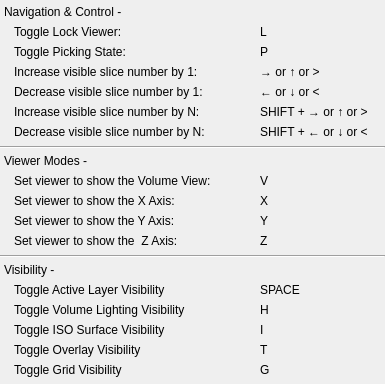
           <widget class="QWidget" name="scrollAreaWidgetContents_4">
            <property name="geometry">
             <rect>
              <x>0</x>
              <y>-111</y>
              <width>385</width>
              <height>384</height>
             </rect>
            </property>
            <layout class="QVBoxLayout" name="verticalLayout_13">
             <property name="spacing">
              <number>0</number>
             </property>
             <property name="margin">
              <number>0</number>
             </property>
             <item>
              <widget class="QWidget" name="widget_47" native="true">
               <property name="sizePolicy">
                <sizepolicy hsizetype="Preferred" vsizetype="Fixed">
                 <horstretch>0</horstretch>
                 <verstretch>0</verstretch>
                </sizepolicy>
               </property>
               <layout class="QVBoxLayout" name="verticalLayout_12">
                <property name="spacing">
                 <number>0</number>
                </property>
                <property name="leftMargin">
                 <number>4</number>
                </property>
                <property name="topMargin">
                 <number>2</number>
                </property>
                <property name="rightMargin">
                 <number>4</number>
                </property>
                <property name="bottomMargin">
                 <number>4</number>
                </property>
                <item>
                 <widget class="QWidget" name="widget_48" native="true">
                  <layout class="QHBoxLayout" name="horizontalLayout_44">
                   <property name="spacing">
                    <number>0</number>
                   </property>
                   <property name="margin">
                    <number>0</number>
                   </property>
                   <item>
                    <widget class="QLabel" name="label_71">
                     <property name="minimumSize">
                      <size>
                       <width>0</width>
                       <height>20</height>
                      </size>
                     </property>
                     <property name="text">
                      <string>Navigation &amp; Control -</string>
                     </property>
                    </widget>
                   </item>
                  </layout>
                 </widget>
                </item>
                <item>
                 <widget class="QWidget" name="widget_49" native="true">
                  <property name="minimumSize">
                   <size>
                    <width>0</width>
                    <height>20</height>
                   </size>
                  </property>
                  <layout class="QHBoxLayout" name="horizontalLayout_45" stretch="2,1">
                   <property name="spacing">
                    <number>4</number>
                   </property>
                   <property name="leftMargin">
                    <number>10</number>
                   </property>
                   <property name="topMargin">
                    <number>0</number>
                   </property>
                   <property name="rightMargin">
                    <number>0</number>
                   </property>
                   <property name="bottomMargin">
                    <number>0</number>
                   </property>
                   <item>
                    <widget class="QLabel" name="label_72">
                     <property name="text">
                      <string>Toggle Lock Viewer:</string>
                     </property>
                    </widget>
                   </item>
                   <item>
                    <widget class="QLabel" name="label_73">
                     <property name="text">
                      <string>L</string>
                     </property>
                    </widget>
                   </item>
                  </layout>
                 </widget>
                </item>
                <item>
                 <widget class="QWidget" name="widget_54" native="true">
                  <property name="minimumSize">
                   <size>
                    <width>0</width>
                    <height>20</height>
                   </size>
                  </property>
                  <layout class="QHBoxLayout" name="horizontalLayout_50" stretch="2,1">
                   <property name="spacing">
                    <number>4</number>
                   </property>
                   <property name="leftMargin">
                    <number>10</number>
                   </property>
                   <property name="topMargin">
                    <number>0</number>
                   </property>
                   <property name="rightMargin">
                    <number>0</number>
                   </property>
                   <property name="bottomMargin">
                    <number>0</number>
                   </property>
                   <item>
                    <widget class="QLabel" name="label_82">
                     <property name="text">
                      <string>Toggle Picking State:</string>
                     </property>
                    </widget>
                   </item>
                   <item>
                    <widget class="QLabel" name="label_83">
                     <property name="text">
                      <string>P</string>
                     </property>
                    </widget>
                   </item>
                  </layout>
                 </widget>
                </item>
                <item>
                 <widget class="QWidget" name="widget_50" native="true">
                  <property name="minimumSize">
                   <size>
                    <width>0</width>
                    <height>20</height>
                   </size>
                  </property>
                  <layout class="QHBoxLayout" name="horizontalLayout_46" stretch="2,1">
                   <property name="spacing">
                    <number>4</number>
                   </property>
                   <property name="leftMargin">
                    <number>10</number>
                   </property>
                   <property name="topMargin">
                    <number>0</number>
                   </property>
                   <property name="rightMargin">
                    <number>0</number>
                   </property>
                   <property name="bottomMargin">
                    <number>0</number>
                   </property>
                   <item>
                    <widget class="QLabel" name="label_74">
                     <property name="text">
                      <string>Increase visible slice number by 1:</string>
                     </property>
                    </widget>
                   </item>
                   <item>
                    <widget class="QLabel" name="label_75">
                     <property name="text">
                      <string>→ or ↑ or &gt;</string>
                     </property>
                    </widget>
                   </item>
                  </layout>
                 </widget>
                </item>
                <item>
                 <widget class="QWidget" name="widget_51" native="true">
                  <property name="minimumSize">
                   <size>
                    <width>0</width>
                    <height>20</height>
                   </size>
                  </property>
                  <layout class="QHBoxLayout" name="horizontalLayout_47" stretch="2,1">
                   <property name="spacing">
                    <number>4</number>
                   </property>
                   <property name="leftMargin">
                    <number>10</number>
                   </property>
                   <property name="topMargin">
                    <number>0</number>
                   </property>
                   <property name="rightMargin">
                    <number>0</number>
                   </property>
                   <property name="bottomMargin">
                    <number>0</number>
                   </property>
                   <item>
                    <widget class="QLabel" name="label_76">
                     <property name="text">
                      <string>Decrease visible slice number by 1:</string>
                     </property>
                    </widget>
                   </item>
                   <item>
                    <widget class="QLabel" name="label_77">
                     <property name="text">
                      <string>← or ↓ or &lt;</string>
                     </property>
                    </widget>
                   </item>
                  </layout>
                 </widget>
                </item>
                <item>
                 <widget class="QWidget" name="widget_52" native="true">
                  <property name="minimumSize">
                   <size>
                    <width>0</width>
                    <height>20</height>
                   </size>
                  </property>
                  <layout class="QHBoxLayout" name="horizontalLayout_48" stretch="2,1">
                   <property name="spacing">
                    <number>4</number>
                   </property>
                   <property name="leftMargin">
                    <number>10</number>
                   </property>
                   <property name="topMargin">
                    <number>0</number>
                   </property>
                   <property name="rightMargin">
                    <number>0</number>
                   </property>
                   <property name="bottomMargin">
                    <number>0</number>
                   </property>
                   <item>
                    <widget class="QLabel" name="label_78">
                     <property name="text">
                      <string>Increase visible slice number by N:</string>
                     </property>
                    </widget>
                   </item>
                   <item>
                    <widget class="QLabel" name="label_79">
                     <property name="text">
                      <string>SHIFT + → or ↑ or &gt;</string>
                     </property>
                    </widget>
                   </item>
                  </layout>
                 </widget>
                </item>
                <item>
                 <widget class="QWidget" name="widget_53" native="true">
                  <property name="minimumSize">
                   <size>
                    <width>0</width>
                    <height>20</height>
                   </size>
                  </property>
                  <layout class="QHBoxLayout" name="horizontalLayout_49" stretch="2,1">
                   <property name="spacing">
                    <number>4</number>
                   </property>
                   <property name="leftMargin">
                    <number>10</number>
                   </property>
                   <property name="topMargin">
                    <number>0</number>
                   </property>
                   <property name="rightMargin">
                    <number>0</number>
                   </property>
                   <property name="bottomMargin">
                    <number>0</number>
                   </property>
                   <item>
                    <widget class="QLabel" name="label_80">
                     <property name="text">
                      <string>Decrease visible slice number by N:</string>
                     </property>
                    </widget>
                   </item>
                   <item>
                    <widget class="QLabel" name="label_81">
                     <property name="text">
                      <string>SHIFT + ← or ↓ or &lt;</string>
                     </property>
                    </widget>
                   </item>
                  </layout>
                 </widget>
                </item>
               </layout>
              </widget>
             </item>
             <item>
              <widget class="Line" name="line_4">
               <property name="orientation">
                <enum>Qt::Horizontal</enum>
               </property>
              </widget>
             </item>
             <item>
              <widget class="QWidget" name="widget_34" native="true">
               <property name="sizePolicy">
                <sizepolicy hsizetype="Preferred" vsizetype="Fixed">
                 <horstretch>0</horstretch>
                 <verstretch>0</verstretch>
                </sizepolicy>
               </property>
               <layout class="QVBoxLayout" name="verticalLayout_10">
                <property name="spacing">
                 <number>0</number>
                </property>
                <property name="leftMargin">
                 <number>4</number>
                </property>
                <property name="topMargin">
                 <number>2</number>
                </property>
                <property name="rightMargin">
                 <number>4</number>
                </property>
                <property name="bottomMargin">
                 <number>4</number>
                </property>
                <item>
                 <widget class="QWidget" name="widget_35" native="true">
                  <layout class="QHBoxLayout" name="horizontalLayout_33">
                   <property name="spacing">
                    <number>0</number>
                   </property>
                   <property name="margin">
                    <number>0</number>
                   </property>
                   <item>
                    <widget class="QLabel" name="label_51">
                     <property name="minimumSize">
                      <size>
                       <width>0</width>
                       <height>20</height>
                      </size>
                     </property>
                     <property name="text">
                      <string>Viewer Modes -</string>
                     </property>
                    </widget>
                   </item>
                  </layout>
                 </widget>
                </item>
                <item>
                 <widget class="QWidget" name="widget_36" native="true">
                  <property name="minimumSize">
                   <size>
                    <width>0</width>
                    <height>20</height>
                   </size>
                  </property>
                  <layout class="QHBoxLayout" name="horizontalLayout_34" stretch="2,1">
                   <property name="spacing">
                    <number>4</number>
                   </property>
                   <property name="leftMargin">
                    <number>10</number>
                   </property>
                   <property name="topMargin">
                    <number>0</number>
                   </property>
                   <property name="rightMargin">
                    <number>0</number>
                   </property>
                   <property name="bottomMargin">
                    <number>0</number>
                   </property>
                   <item>
                    <widget class="QLabel" name="label_52">
                     <property name="text">
                      <string>Set viewer to show the Volume View:</string>
                     </property>
                    </widget>
                   </item>
                   <item>
                    <widget class="QLabel" name="label_53">
                     <property name="text">
                      <string>V</string>
                     </property>
                    </widget>
                   </item>
                  </layout>
                 </widget>
                </item>
                <item>
                 <widget class="QWidget" name="widget_37" native="true">
                  <property name="minimumSize">
                   <size>
                    <width>0</width>
                    <height>20</height>
                   </size>
                  </property>
                  <layout class="QHBoxLayout" name="horizontalLayout_35" stretch="2,1">
                   <property name="spacing">
                    <number>4</number>
                   </property>
                   <property name="leftMargin">
                    <number>10</number>
                   </property>
                   <property name="topMargin">
                    <number>0</number>
                   </property>
                   <property name="rightMargin">
                    <number>0</number>
                   </property>
                   <property name="bottomMargin">
                    <number>0</number>
                   </property>
                   <item>
                    <widget class="QLabel" name="label_54">
                     <property name="text">
                      <string>Set viewer to show the X Axis:</string>
                     </property>
                    </widget>
                   </item>
                   <item>
                    <widget class="QLabel" name="label_55">
                     <property name="text">
                      <string>X</string>
                     </property>
                    </widget>
                   </item>
                  </layout>
                 </widget>
                </item>
                <item>
                 <widget class="QWidget" name="widget_38" native="true">
                  <property name="minimumSize">
                   <size>
                    <width>0</width>
                    <height>20</height>
                   </size>
                  </property>
                  <layout class="QHBoxLayout" name="horizontalLayout_36" stretch="2,1">
                   <property name="spacing">
                    <number>4</number>
                   </property>
                   <property name="leftMargin">
                    <number>10</number>
                   </property>
                   <property name="topMargin">
                    <number>0</number>
                   </property>
                   <property name="rightMargin">
                    <number>0</number>
                   </property>
                   <property name="bottomMargin">
                    <number>0</number>
                   </property>
                   <item>
                    <widget class="QLabel" name="label_56">
                     <property name="text">
                      <string>Set viewer to show the Y Axis:</string>
                     </property>
                    </widget>
                   </item>
                   <item>
                    <widget class="QLabel" name="label_57">
                     <property name="text">
                      <string>Y</string>
                     </property>
                    </widget>
                   </item>
                  </layout>
                 </widget>
                </item>
                <item>
                 <widget class="QWidget" name="widget_39" native="true">
                  <property name="minimumSize">
                   <size>
                    <width>0</width>
                    <height>20</height>
                   </size>
                  </property>
                  <layout class="QHBoxLayout" name="horizontalLayout_37" stretch="2,1">
                   <property name="spacing">
                    <number>4</number>
                   </property>
                   <property name="leftMargin">
                    <number>10</number>
                   </property>
                   <property name="topMargin">
                    <number>0</number>
                   </property>
                   <property name="rightMargin">
                    <number>0</number>
                   </property>
                   <property name="bottomMargin">
                    <number>0</number>
                   </property>
                   <item>
                    <widget class="QLabel" name="label_58">
                     <property name="text">
                      <string>Set viewer to show the  Z Axis:</string>
                     </property>
                    </widget>
                   </item>
                   <item>
                    <widget class="QLabel" name="label_59">
                     <property name="text">
                      <string>Z</string>
                     </property>
                    </widget>
                   </item>
                  </layout>
                 </widget>
                </item>
               </layout>
              </widget>
             </item>
             <item>
              <widget class="Line" name="line_5">
               <property name="orientation">
                <enum>Qt::Horizontal</enum>
               </property>
              </widget>
             </item>
             <item>
              <widget class="QWidget" name="widget_40" native="true">
               <property name="sizePolicy">
                <sizepolicy hsizetype="Preferred" vsizetype="Fixed">
                 <horstretch>0</horstretch>
                 <verstretch>0</verstretch>
                </sizepolicy>
               </property>
               <layout class="QVBoxLayout" name="verticalLayout_11">
                <property name="spacing">
                 <number>0</number>
                </property>
                <property name="leftMargin">
                 <number>4</number>
                </property>
                <property name="topMargin">
                 <number>2</number>
                </property>
                <property name="rightMargin">
                 <number>4</number>
                </property>
                <property name="bottomMargin">
                 <number>4</number>
                </property>
                <item>
                 <widget class="QWidget" name="widget_41" native="true">
                  <layout class="QHBoxLayout" name="horizontalLayout_38">
                   <property name="spacing">
                    <number>0</number>
                   </property>
                   <property name="margin">
                    <number>0</number>
                   </property>
                   <item>
                    <widget class="QLabel" name="label_60">
                     <property name="minimumSize">
                      <size>
                       <width>0</width>
                       <height>20</height>
                      </size>
                     </property>
                     <property name="text">
                      <string>Visibility -</string>
                     </property>
                    </widget>
                   </item>
                  </layout>
                 </widget>
                </item>
                <item>
                 <widget class="QWidget" name="widget_42" native="true">
                  <property name="minimumSize">
                   <size>
                    <width>0</width>
                    <height>20</height>
                   </size>
                  </property>
                  <layout class="QHBoxLayout" name="horizontalLayout_39" stretch="2,1">
                   <property name="spacing">
                    <number>4</number>
                   </property>
                   <property name="leftMargin">
                    <number>10</number>
                   </property>
                   <property name="topMargin">
                    <number>0</number>
                   </property>
                   <property name="rightMargin">
                    <number>0</number>
                   </property>
                   <property name="bottomMargin">
                    <number>0</number>
                   </property>
                   <item>
                    <widget class="QLabel" name="label_61">
                     <property name="text">
                      <string>Toggle Active Layer Visibility</string>
                     </property>
                    </widget>
                   </item>
                   <item>
                    <widget class="QLabel" name="label_62">
                     <property name="text">
                      <string>SPACE</string>
                     </property>
                    </widget>
                   </item>
                  </layout>
                 </widget>
                </item>
                <item>
                 <widget class="QWidget" name="widget_43" native="true">
                  <property name="minimumSize">
                   <size>
                    <width>0</width>
                    <height>20</height>
                   </size>
                  </property>
                  <layout class="QHBoxLayout" name="horizontalLayout_40" stretch="2,1">
                   <property name="spacing">
                    <number>4</number>
                   </property>
                   <property name="leftMargin">
                    <number>10</number>
                   </property>
                   <property name="topMargin">
                    <number>0</number>
                   </property>
                   <property name="rightMargin">
                    <number>0</number>
                   </property>
                   <property name="bottomMargin">
                    <number>0</number>
                   </property>
                   <item>
                    <widget class="QLabel" name="label_63">
                     <property name="text">
                      <string>Toggle Volume Lighting Visibility</string>
                     </property>
                    </widget>
                   </item>
                   <item>
                    <widget class="QLabel" name="label_64">
                     <property name="text">
                      <string>H</string>
                     </property>
                    </widget>
                   </item>
                  </layout>
                 </widget>
                </item>
                <item>
                 <widget class="QWidget" name="widget_44" native="true">
                  <property name="minimumSize">
                   <size>
                    <width>0</width>
                    <height>20</height>
                   </size>
                  </property>
                  <layout class="QHBoxLayout" name="horizontalLayout_41" stretch="2,1">
                   <property name="spacing">
                    <number>4</number>
                   </property>
                   <property name="leftMargin">
                    <number>10</number>
                   </property>
                   <property name="topMargin">
                    <number>0</number>
                   </property>
                   <property name="rightMargin">
                    <number>0</number>
                   </property>
                   <property name="bottomMargin">
                    <number>0</number>
                   </property>
                   <item>
                    <widget class="QLabel" name="label_65">
                     <property name="text">
                      <string>Toggle ISO Surface Visibility</string>
                     </property>
                    </widget>
                   </item>
                   <item>
                    <widget class="QLabel" name="label_66">
                     <property name="text">
                      <string>I</string>
                     </property>
                    </widget>
                   </item>
                  </layout>
                 </widget>
                </item>
                <item>
                 <widget class="QWidget" name="widget_45" native="true">
                  <property name="minimumSize">
                   <size>
                    <width>0</width>
                    <height>20</height>
                   </size>
                  </property>
                  <layout class="QHBoxLayout" name="horizontalLayout_42" stretch="2,1">
                   <property name="spacing">
                    <number>4</number>
                   </property>
                   <property name="leftMargin">
                    <number>10</number>
                   </property>
                   <property name="topMargin">
                    <number>0</number>
                   </property>
                   <property name="rightMargin">
                    <number>0</number>
                   </property>
                   <property name="bottomMargin">
                    <number>0</number>
                   </property>
                   <item>
                    <widget class="QLabel" name="label_67">
                     <property name="text">
                      <string>Toggle Overlay Visibility</string>
                     </property>
                    </widget>
                   </item>
                   <item>
                    <widget class="QLabel" name="label_68">
                     <property name="text">
                      <string>T</string>
                     </property>
                    </widget>
                   </item>
                  </layout>
                 </widget>
                </item>
                <item>
                 <widget class="QWidget" name="widget_46" native="true">
                  <property name="minimumSize">
                   <size>
                    <width>0</width>
                    <height>20</height>
                   </size>
                  </property>
                  <layout class="QHBoxLayout" name="horizontalLayout_43" stretch="2,1">
                   <property name="spacing">
                    <number>4</number>
                   </property>
                   <property name="leftMargin">
                    <number>10</number>
                   </property>
                   <property name="topMargin">
                    <number>0</number>
                   </property>
                   <property name="rightMargin">
                    <number>0</number>
                   </property>
                   <property name="bottomMargin">
                    <number>0</number>
                   </property>
                   <item>
                    <widget class="QLabel" name="label_69">
                     <property name="text">
                      <string>Toggle Grid Visibility</string>
                     </property>
                    </widget>
                   </item>
                   <item>
                    <widget class="QLabel" name="label_70">
                     <property name="text">
                      <string>G</string>
                     </property>
                    </widget>
                   </item>
                  </layout>
                 </widget>
                </item>
               </layout>
              </widget>
             </item>
            </layout>
           </widget>
